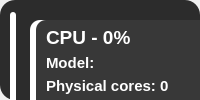
    <widget class="QWidget" name="HomePage">
     <layout class="QVBoxLayout" name="verticalLayout">
      <property name="spacing">
       <number>0</number>
      </property>
      <property name="leftMargin">
       <number>0</number>
      </property>
      <property name="topMargin">
       <number>0</number>
      </property>
      <property name="rightMargin">
       <number>0</number>
      </property>
      <property name="bottomMargin">
       <number>0</number>
      </property>
      <item>
       <widget class="QFrame" name="home_main_menu">
        <property name="styleSheet">
         <string notr="true">background-color: #2C2C2C;
border-radius: 15px;</string>
        </property>
        <property name="frameShape">
         <enum>QFrame::StyledPanel</enum>
        </property>
        <property name="frameShadow">
         <enum>QFrame::Raised</enum>
        </property>
        <widget class="QFrame" name="home_white_left_line">
         <property name="geometry">
          <rect>
           <x>10</x>
           <y>12</y>
           <width>6</width>
           <height>340</height>
          </rect>
         </property>
         <property name="styleSheet">
          <string notr="true">background-color: #FFF;
border-radius: 3px;</string>
         </property>
         <property name="frameShape">
          <enum>QFrame::StyledPanel</enum>
         </property>
         <property name="frameShadow">
          <enum>QFrame::Raised</enum>
         </property>
        </widget>
        <widget class="QFrame" name="RAM_background_white">
         <property name="geometry">
          <rect>
           <x>30</x>
           <y>140</y>
           <width>470</width>
           <height>81</height>
          </rect>
         </property>
         <property name="minimumSize">
          <size>
           <width>470</width>
           <height>34</height>
          </size>
         </property>
         <property name="maximumSize">
          <size>
           <width>470</width>
           <height>16777215</height>
          </size>
         </property>
         <property name="styleSheet">
          <string notr="true">background-color: #FFF;
border-radius: 10px;
border-top-right-radius: 17px;
border-bottom-right-radius: 17px;</string>
         </property>
         <property name="frameShape">
          <enum>QFrame::StyledPanel</enum>
         </property>
         <property name="frameShadow">
          <enum>QFrame::Raised</enum>
         </property>
         <layout class="QVBoxLayout" name="verticalLayout_20">
          <property name="spacing">
           <number>0</number>
          </property>
          <property name="leftMargin">
           <number>6</number>
          </property>
          <property name="topMargin">
           <number>0</number>
          </property>
          <property name="rightMargin">
           <number>0</number>
          </property>
          <property name="bottomMargin">
           <number>0</number>
          </property>
          <item>
           <widget class="QFrame" name="RAM_background_grey">
            <property name="minimumSize">
             <size>
              <width>465</width>
              <height>35</height>
             </size>
            </property>
            <property name="styleSheet">
             <string notr="true">QFrame {
	background-color: #383838;
	border-radius: 10px;
}
QFrame:hover{
	background-color: #3C3C3C;
}</string>
            </property>
            <property name="frameShape">
             <enum>QFrame::StyledPanel</enum>
            </property>
            <property name="frameShadow">
             <enum>QFrame::Raised</enum>
            </property>
            <widget class="QLabel" name="RAM_progress">
             <property name="geometry">
              <rect>
               <x>10</x>
               <y>0</y>
               <width>120</width>
               <height>35</height>
              </rect>
             </property>
             <property name="font">
              <font>
               <family>Segoe UI</family>
               <pointsize>14</pointsize>
               <weight>75</weight>
               <bold>true</bold>
              </font>
             </property>
             <property name="styleSheet">
              <string notr="true">color: #FFF;
background: none;</string>
             </property>
             <property name="text">
              <string>RAM - 0%</string>
             </property>
            </widget>
            <widget class="QLabel" name="RAM_total_info">
             <property name="geometry">
              <rect>
               <x>10</x>
               <y>35</y>
               <width>441</width>
               <height>16</height>
              </rect>
             </property>
             <property name="font">
              <font>
               <family>Segoe UI</family>
               <pointsize>11</pointsize>
               <weight>75</weight>
               <bold>true</bold>
              </font>
             </property>
             <property name="styleSheet">
              <string notr="true">color: #FFF;
background: none;</string>
             </property>
             <property name="text">
              <string>Total: 0GB</string>
             </property>
            </widget>
            <widget class="QLabel" name="RAM_used_info">
             <property name="geometry">
              <rect>
               <x>10</x>
               <y>55</y>
               <width>441</width>
               <height>16</height>
              </rect>
             </property>
             <property name="font">
              <font>
               <family>Segoe UI</family>
               <pointsize>11</pointsize>
               <weight>75</weight>
               <bold>true</bold>
              </font>
             </property>
             <property name="styleSheet">
              <string notr="true">color: #FFF;
background: none;</string>
             </property>
             <property name="text">
              <string>Used: 0GB</string>
             </property>
            </widget>
           </widget>
          </item>
         </layout>
        </widget>
        <widget class="QFrame" name="CPU_background_white">
         <property name="geometry">
          <rect>
           <x>30</x>
           <y>20</y>
           <width>470</width>
           <height>101</height>
          </rect>
         </property>
         <property name="minimumSize">
          <size>
           <width>470</width>
           <height>34</height>
          </size>
         </property>
         <property name="maximumSize">
          <size>
           <width>470</width>
           <height>16777215</height>
          </size>
         </property>
         <property name="styleSheet">
          <string notr="true">background-color: #FFF;
border-radius: 10px;
border-top-right-radius: 17px;
border-bottom-right-radius: 17px;</string>
         </property>
         <property name="frameShape">
          <enum>QFrame::StyledPanel</enum>
         </property>
         <property name="frameShadow">
          <enum>QFrame::Raised</enum>
         </property>
         <layout class="QVBoxLayout" name="verticalLayout_19">
          <property name="spacing">
           <number>0</number>
          </property>
          <property name="leftMargin">
           <number>6</number>
          </property>
          <property name="topMargin">
           <number>0</number>
          </property>
          <property name="rightMargin">
           <number>0</number>
          </property>
          <property name="bottomMargin">
           <number>0</number>
          </property>
          <item>
           <widget class="QFrame" name="CPU_background_grey">
            <property name="minimumSize">
             <size>
              <width>465</width>
              <height>35</height>
             </size>
            </property>
            <property name="styleSheet">
             <string notr="true">QFrame {
	background-color: #383838;
	border-radius: 10px;
}
QFrame:hover{
	background-color: #3C3C3C;
}</string>
            </property>
            <property name="frameShape">
             <enum>QFrame::StyledPanel</enum>
            </property>
            <property name="frameShadow">
             <enum>QFrame::Raised</enum>
            </property>
            <widget class="QLabel" name="CPU_progress">
             <property name="geometry">
              <rect>
               <x>10</x>
               <y>0</y>
               <width>112</width>
               <height>35</height>
              </rect>
             </property>
             <property name="font">
              <font>
               <family>Segoe UI</family>
               <pointsize>14</pointsize>
               <weight>75</weight>
               <bold>true</bold>
              </font>
             </property>
             <property name="styleSheet">
              <string notr="true">color: #FFF;
background: none;</string>
             </property>
             <property name="text">
              <string>CPU - 0%</string>
             </property>
            </widget>
            <widget class="QLabel" name="CPU_info">
             <property name="geometry">
              <rect>
               <x>10</x>
               <y>35</y>
               <width>441</width>
               <height>16</height>
              </rect>
             </property>
             <property name="font">
              <font>
               <family>Segoe UI</family>
               <pointsize>11</pointsize>
               <weight>75</weight>
               <bold>true</bold>
              </font>
             </property>
             <property name="styleSheet">
              <string notr="true">color: #FFF;
background: none;</string>
             </property>
             <property name="text">
              <string>Model:</string>
             </property>
            </widget>
            <widget class="QLabel" name="Physical_cores_info">
             <property name="geometry">
              <rect>
               <x>10</x>
               <y>55</y>
               <width>441</width>
               <height>21</height>
              </rect>
             </property>
             <property name="font">
              <font>
               <family>Segoe UI</family>
               <pointsize>11</pointsize>
               <weight>75</weight>
               <bold>true</bold>
              </font>
             </property>
             <property name="styleSheet">
              <string notr="true">color: #FFF;
background: none;</string>
             </property>
             <property name="text">
              <string>Physical cores: 0</string>
             </property>
            </widget>
            <widget class="QLabel" name="Frequency_info">
             <property name="geometry">
              <rect>
               <x>10</x>
               <y>75</y>
               <width>441</width>
               <height>21</height>
              </rect>
             </property>
             <property name="font">
              <font>
               <family>Segoe UI</family>
               <pointsize>11</pointsize>
               <weight>75</weight>
               <bold>true</bold>
              </font>
             </property>
             <property name="styleSheet">
              <string notr="true">color: #FFF;
background: none;</string>
             </property>
             <property name="text">
              <string>Frequency: 0MHz</string>
             </property>
            </widget>
           </widget>
          </item>
         </layout>
        </widget>
        <widget class="QFrame" name="GPU_background_white">
         <property name="geometry">
          <rect>
           <x>30</x>
           <y>240</y>
           <width>470</width>
           <height>101</height>
          </rect>
         </property>
         <property name="minimumSize">
          <size>
           <width>470</width>
           <height>34</height>
          </size>
         </property>
         <property name="maximumSize">
          <size>
           <width>470</width>
           <height>16777215</height>
          </size>
         </property>
         <property name="styleSheet">
          <string notr="true">background-color: #FFF;
border-radius: 10px;
border-top-right-radius: 17px;
border-bottom-right-radius: 17px;</string>
         </property>
         <property name="frameShape">
          <enum>QFrame::StyledPanel</enum>
         </property>
         <property name="frameShadow">
          <enum>QFrame::Raised</enum>
         </property>
         <layout class="QVBoxLayout" name="verticalLayout_21">
          <property name="spacing">
           <number>0</number>
          </property>
          <property name="leftMargin">
           <number>6</number>
          </property>
          <property name="topMargin">
           <number>0</number>
          </property>
          <property name="rightMargin">
           <number>0</number>
          </property>
          <property name="bottomMargin">
           <number>0</number>
          </property>
          <item>
           <widget class="QFrame" name="GPU_background_grey">
            <property name="minimumSize">
             <size>
              <width>465</width>
              <height>35</height>
             </size>
            </property>
            <property name="styleSheet">
             <string notr="true">QFrame {
	background-color: #383838;
	border-radius: 10px;
}
QFrame:hover{
	background-color: #3C3C3C;
}
</string>
            </property>
            <property name="frameShape">
             <enum>QFrame::StyledPanel</enum>
            </property>
            <property name="frameShadow">
             <enum>QFrame::Raised</enum>
            </property>
            <widget class="QLabel" name="GPU_progress">
             <property name="geometry">
              <rect>
               <x>10</x>
               <y>0</y>
               <width>114</width>
               <height>35</height>
              </rect>
             </property>
             <property name="font">
              <font>
               <family>Segoe UI</family>
               <pointsize>14</pointsize>
               <weight>75</weight>
               <bold>true</bold>
              </font>
             </property>
             <property name="styleSheet">
              <string notr="true">color: #FFF;
background: none;</string>
             </property>
             <property name="text">
              <string>GPU - 0%</string>
             </property>
            </widget>
            <widget class="QLabel" name="GPU_model_info">
             <property name="geometry">
              <rect>
               <x>10</x>
               <y>35</y>
               <width>441</width>
               <height>16</height>
              </rect>
             </property>
             <property name="font">
              <font>
               <family>Segoe UI</family>
               <pointsize>11</pointsize>
               <weight>75</weight>
               <bold>true</bold>
              </font>
             </property>
             <property name="styleSheet">
              <string notr="true">color: #FFF;
background: none;</string>
             </property>
             <property name="text">
              <string>Model: not found</string>
             </property>
            </widget>
            <widget class="QLabel" name="GPU_vram_total_info">
             <property name="geometry">
              <rect>
               <x>10</x>
               <y>55</y>
               <width>441</width>
               <height>16</height>
              </rect>
             </property>
             <property name="font">
              <font>
               <family>Segoe UI</family>
               <pointsize>11</pointsize>
               <weight>75</weight>
               <bold>true</bold>
              </font>
             </property>
             <property name="styleSheet">
              <string notr="true">color: #FFF;
background: none;</string>
             </property>
             <property name="text">
              <string>Total VRAM: 0.0MB</string>
             </property>
            </widget>
            <widget class="QLabel" name="GPU_vram_used_info">
             <property name="geometry">
              <rect>
               <x>10</x>
               <y>75</y>
               <width>441</width>
               <height>16</height>
              </rect>
             </property>
             <property name="font">
              <font>
               <family>Segoe UI</family>
               <pointsize>11</pointsize>
               <weight>75</weight>
               <bold>true</bold>
              </font>
             </property>
             <property name="styleSheet">
              <string notr="true">color: #FFF;
background: none;</string>
             </property>
             <property name="text">
              <string>Used VRAM: 0.0MB</string>
             </property>
            </widget>
           </widget>
          </item>
         </layout>
        </widget>
        <widget class="QLabel" name="home_logo">
         <property name="geometry">
          <rect>
           <x>510</x>
           <y>0</y>
           <width>361</width>
           <height>361</height>
          </rect>
         </property>
         <property name="styleSheet">
          <string notr="true">background: transparent;
background-position: center;
background-repeat: no-repeat;</string>
         </property>
         <property name="text">
          <string/>
         </property>
         <property name="pixmap">
          <pixmap resource="imgs.qrc">:/general/imgs/general/SpectrumLogo.png</pixmap>
         </property>
        </widget>
        <widget class="QFrame" name="home_secret_way">
         <property name="geometry">
          <rect>
           <x>760</x>
           <y>47</y>
           <width>53</width>
           <height>47</height>
          </rect>
         </property>
         <property name="styleSheet">
          <string notr="true">background: none;</string>
         </property>
         <property name="frameShape">
          <enum>QFrame::StyledPanel</enum>
         </property>
         <property name="frameShadow">
          <enum>QFrame::Raised</enum>
         </property>
        </widget>
       </widget>
      </item>
     </layout>
    </widget>
